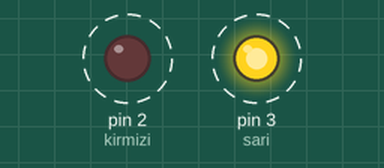
The sketch below on a simulated Arduino Uno, built with avr-gcc and run on an emulated ATmega328P. On the bench: output pins drawn as LEDs (lit = HIGH). Dashed ring = blinking.

Above: at 0.5 s.
Timing chart, 0 to 4.6 s (numbered marks = the images above):
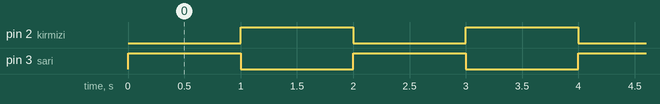

The sketch:

uygulama_1_kod.ino
```cpp
// C++ code
//
int kirmizi=2;
int sari=3;
void setup()
{
  pinMode(kirmizi, OUTPUT);
  pinMode(sari,OUTPUT);
}

void loop()
{
  digitalWrite(sari, 1);
  digitalWrite(kirmizi, 0);
  delay(1000); // Wait for 1000 millisecond(s)
  digitalWrite(sari, 0);
  digitalWrite(kirmizi, 1);
  delay(1000); // Wait for 1000 millisecond(s)
}
```

Measured:
- by itself, pin 2 (kirmizi), pin 3 (sari): alternates HIGH for 1.0 s and LOW for 1.0 s
